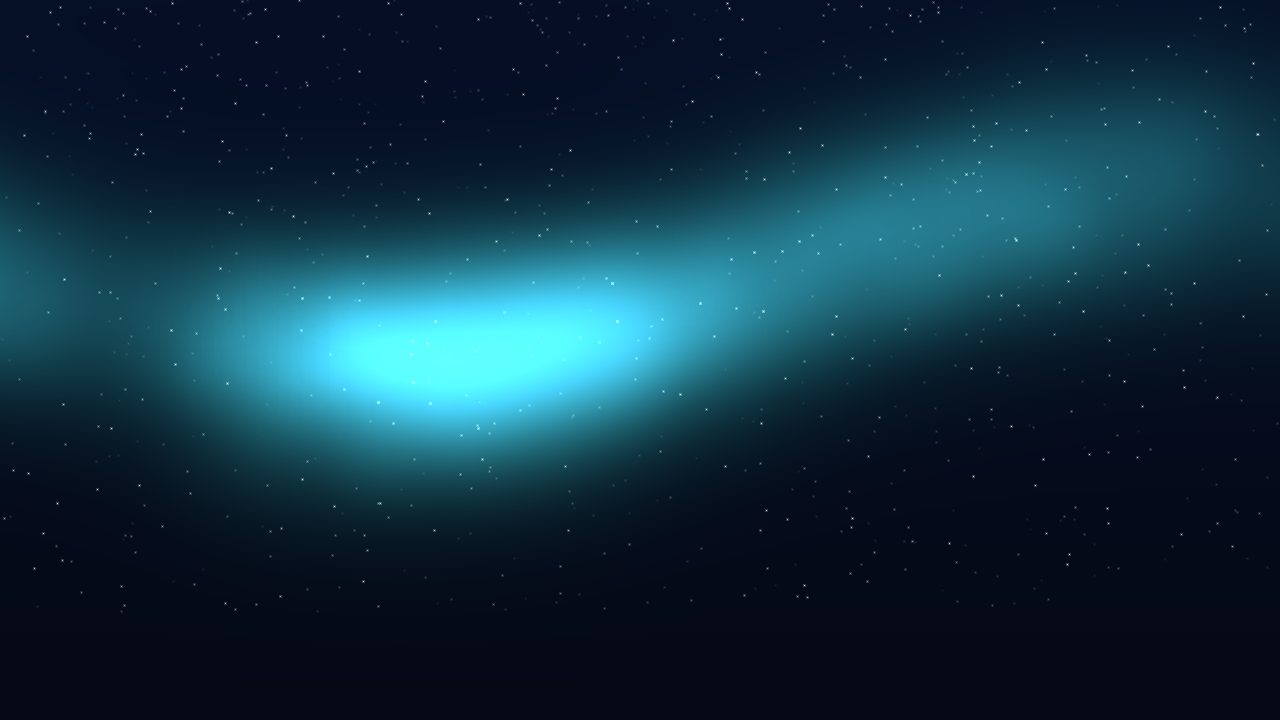
#> input picture art/sky-final-aurora.png, 1280 x 720 px; its folder holds 4 pictures in this run
$ python sky_projection_check.py
#> lines starting #> are read from the running program, lines starting #| are printed output that depends on the picture
"""Renders what the sky dome actually shows, straight from the same mapping SkyRenderer uses.

The dome is a UV sphere: latitude -> texture v, longitude -> texture u. That is an equirectangular
lookup, so a preview is a per-pixel ray cast with no 3D maths beyond the camera basis. Used to prove
the mapping is continuous (no seams, no smear) without launching Minecraft.
"""
import math
import numpy as np
from PIL import Image

W, H = 640, 360
FOV = math.radians(90)


def ray_dirs(yaw, pitch):
    xs = np.linspace(-1, 1, W)[None, :].repeat(H, axis=0)
    ys = np.linspace(-1, 1, H)[:, None].repeat(W, axis=1)
    f = 1.0 / math.tan(FOV / 2)
    # camera space: forward = +z
    d = np.stack([xs * f * (W / H), -ys * f, np.ones_like(xs)], axis=-1)
    d /= np.linalg.norm(d, axis=-1, keepdims=True)

    cy, sy = math.cos(yaw), math.sin(yaw)
    cp, sp = math.cos(pitch), math.sin(pitch)
    ry = np.array([[cy, 0, sy], [0, 1, 0], [-sy, 0, cy]])
    rx = np.array([[1, 0, 0], [0, cp, sp], [0, -sp, cp]])
    return d @ (ry @ rx).T


def seam_strip(image):
    """Mirror + reverse, exactly like SkyRenderer.seamlessTexture."""
    a = np.asarray(image.convert("RGB"))
    return np.concatenate([a, a[:, ::-1]], axis=1)


ART_TOP_ELEVATION = 60.0


def panorama(image):
    """Builds the same full 360x180 panorama SkyRenderer.prepare does, in numpy."""
    art = np.asarray(image.convert("RGB")).astype(np.float32)
    h, w = art.shape[:2]
#> h = 720; w = 1280
    out_w = w * 2
#> out_w = 2560
    out_h = out_w // 2
#> out_h = 1280

    art_top = round(out_h * (90.0 - ART_TOP_ELEVATION) / 180.0)
#> art_top = 213
    horizon = out_h // 2
#> horizon = 640

    top_rgb = art[0].mean(axis=0)
#> top_rgb = [5.45, 16.3, 39.01]
    bottom_rgb = art[h - 1].mean(axis=0) * 0.35
#> bottom_rgb = [1.75, 3.15, 7.7]

    out = np.zeros((out_h, out_w, 3), dtype=np.float32)
    for y in range(out_h):
        if y < art_top:
            t = 1.0 - (1.0 if art_top <= 1 else y / (art_top - 1))
            row = art[0] * (1.0 - t) + top_rgb * t
        elif y <= horizon:
            t = (y - art_top) / max(1, horizon - art_top)
            row = art[min(h - 1, round(t * (h - 1)))]
        else:
            t = (y - horizon) / max(1, out_h - 1 - horizon)
            t = min(1.0, t * 3.0)
            row = art[h - 1] * (1.0 - t) + bottom_rgb * t
        out[y, :w] = row
        out[y, w:] = row[::-1]        # mirrored half -> seamless
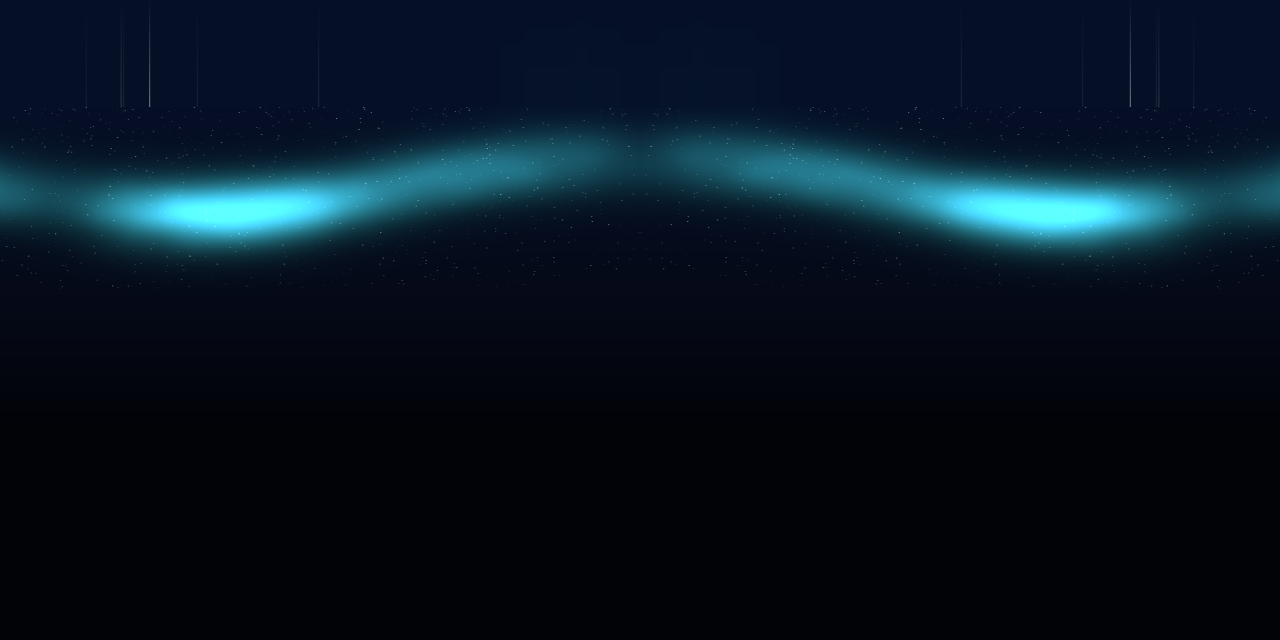
#> out: shape (1280, 2560, 3) float32 (shown at 1/2 size); mean R, G, B 7.2, 20.5, 33.2
    return out


def sample_sky(pano, dirs):
    """v = 0 at the zenith, 1 at the nadir, exactly like SkyRenderer.draw."""
    elev = np.arcsin(np.clip(dirs[..., 1], -1, 1))
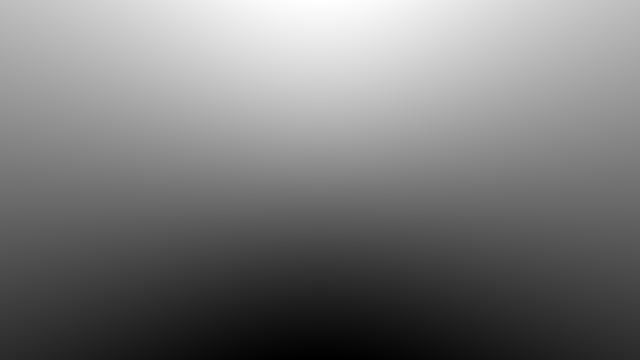
#> elev: shape (360, 640) float64; min -0.646, max 0.925, mean 0.105; drawn with min black and max white
    v = np.clip((math.pi / 2 - elev) / math.pi, 0.0, 1.0)
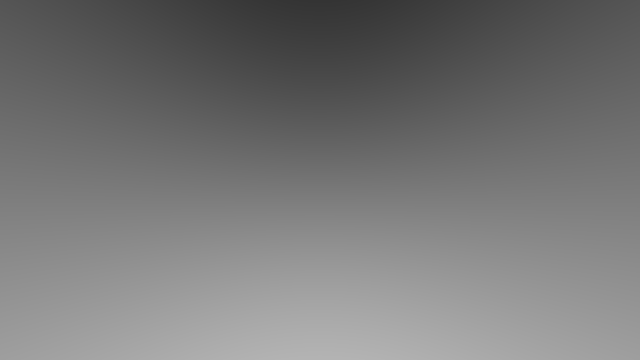
#> v: shape (360, 640) float64; min 0.206, max 0.706, mean 0.467
    u = (np.arctan2(dirs[..., 2], dirs[..., 0]) / (2 * math.pi)) % 1.0
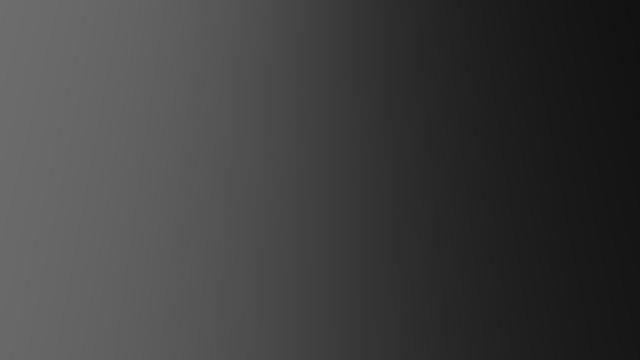
#> u: shape (360, 640) float64; min 0.0711, max 0.429, mean 0.25

    sh, sw = pano.shape[:2]
#> sh = 1280; sw = 2560
    px = np.clip((u * (sw - 1)).astype(int), 0, sw - 1)
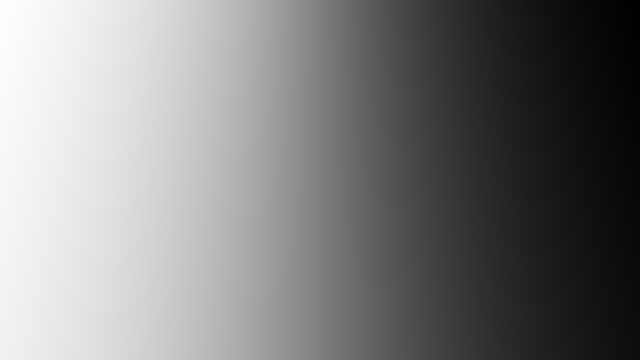
#> px: shape (360, 640) int64; min 181, max 1097, mean 639.2; drawn with min black and max white
    py = np.clip((v * (sh - 1)).astype(int), 0, sh - 1)
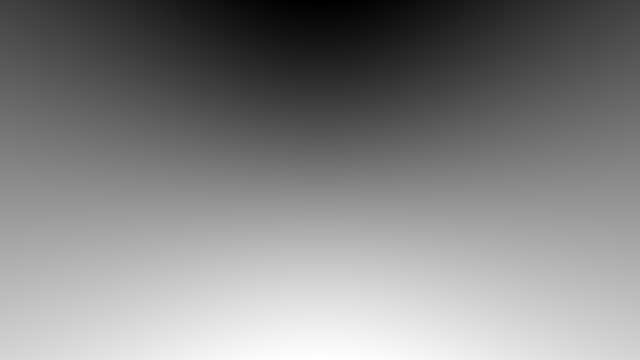
#> py: shape (360, 640) int64; min 262, max 902, mean 596.3; drawn with min black and max white
    return pano[py, px].astype(np.uint8)
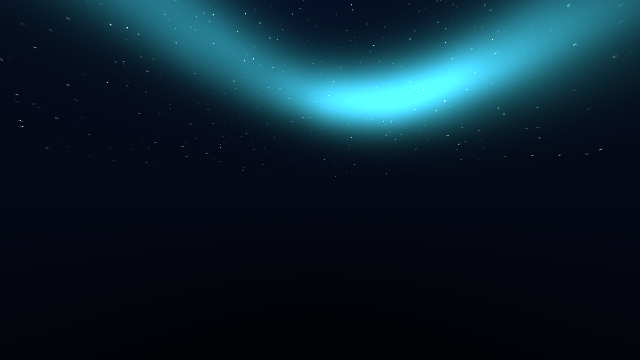
#> returned value: shape (360, 640, 3); mean of channels 0, 1, 2 11.4, 33.5, 46.3; drawn as R, G, B


def main():
    skies = ["aurora", "synthwave", "day", "anime"]
    # horizon, straight up (pole check), and straight down (nadir coverage check)
    views = [("horizon", 0.0, math.radians(8)),
             ("straight up", math.radians(30), math.radians(85)),
             ("straight down", math.radians(30), math.radians(-85))]
    rows = []
    for view_name, yaw, pitch in views:
        dirs = ray_dirs(yaw, pitch)
#> (the run stopped early here; a loop or call above may not have finished)
